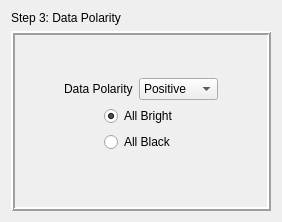
  <widget class="QWizardPage" name="wizardPage_pageDataPolar">
   <layout class="QGridLayout" name="gridLayout_3">
    <item row="0" column="0">
     <layout class="QVBoxLayout" name="verticalLayout_pageDataPolar" stretch="0,1">
      <item>
       <widget class="QLabel" name="label_pageDataPolarHint">
        <property name="font">
         <font>
          <family>Arial</family>
          <weight>50</weight>
          <bold>false</bold>
         </font>
        </property>
        <property name="text">
         <string>Step 3: Data Polarity</string>
        </property>
       </widget>
      </item>
      <item>
       <widget class="QFrame" name="frame_pageDataPolar">
        <property name="font">
         <font>
          <family>Arial</family>
         </font>
        </property>
        <property name="frameShape">
         <enum>QFrame::Box</enum>
        </property>
        <property name="frameShadow">
         <enum>QFrame::Raised</enum>
        </property>
        <property name="lineWidth">
         <number>2</number>
        </property>
        <layout class="QGridLayout" name="gridLayout_10" rowstretch="3,1,1,4" columnstretch="3,1,3">
         <item row="1" column="0">
          <spacer name="horizontalSpacer_5">
           <property name="orientation">
            <enum>Qt::Horizontal</enum>
           </property>
           <property name="sizeHint" stdset="0">
            <size>
             <width>40</width>
             <height>20</height>
            </size>
           </property>
          </spacer>
         </item>
         <item row="3" column="1">
          <spacer name="verticalSpacer_6">
           <property name="orientation">
            <enum>Qt::Vertical</enum>
           </property>
           <property name="sizeHint" stdset="0">
            <size>
             <width>20</width>
             <height>40</height>
            </size>
           </property>
          </spacer>
         </item>
         <item row="0" column="1">
          <spacer name="verticalSpacer_5">
           <property name="orientation">
            <enum>Qt::Vertical</enum>
           </property>
           <property name="sizeHint" stdset="0">
            <size>
             <width>20</width>
             <height>40</height>
            </size>
           </property>
          </spacer>
         </item>
         <item row="1" column="2">
          <spacer name="horizontalSpacer_6">
           <property name="orientation">
            <enum>Qt::Horizontal</enum>
           </property>
           <property name="sizeHint" stdset="0">
            <size>
             <width>40</width>
             <height>20</height>
            </size>
           </property>
          </spacer>
         </item>
         <item row="2" column="1">
          <layout class="QGridLayout" name="gridLayout_11" columnstretch="0,0,0">
           <item row="0" column="0">
            <spacer name="horizontalSpacer_7">
             <property name="orientation">
              <enum>Qt::Horizontal</enum>
             </property>
             <property name="sizeHint" stdset="0">
              <size>
               <width>40</width>
               <height>20</height>
              </size>
             </property>
            </spacer>
           </item>
           <item row="0" column="1">
            <widget class="QRadioButton" name="radioButton_pageDataPolarTestAllBright">
             <property name="text">
              <string>All Bright</string>
             </property>
             <property name="checked">
              <bool>true</bool>
             </property>
            </widget>
           </item>
           <item row="1" column="1">
            <widget class="QRadioButton" name="radioButton_pageDataPolarTestAllDark">
             <property name="text">
              <string>All Black</string>
             </property>
            </widget>
           </item>
           <item row="0" column="2">
            <spacer name="horizontalSpacer_8">
             <property name="orientation">
              <enum>Qt::Horizontal</enum>
             </property>
             <property name="sizeHint" stdset="0">
              <size>
               <width>40</width>
               <height>20</height>
              </size>
             </property>
            </spacer>
           </item>
          </layout>
         </item>
         <item row="1" column="1">
          <layout class="QHBoxLayout" name="horizontalLayout_pageDataPolarSelect" stretch="0,1">
           <item>
            <widget class="QLabel" name="label_pageDataPolarSelect">
             <property name="text">
              <string>Data Polarity</string>
             </property>
            </widget>
           </item>
           <item>
            <widget class="QComboBox" name="comboBox_pageDataPolarSelect">
             <property name="currentIndex">
              <number>0</number>
             </property>
             <item>
              <property name="text">
               <string>Positive</string>
              </property>
             </item>
             <item>
              <property name="text">
               <string>Negative</string>
              </property>
             </item>
            </widget>
           </item>
          </layout>
         </item>
        </layout>
       </widget>
      </item>
     </layout>
    </item>
   </layout>
  </widget>
